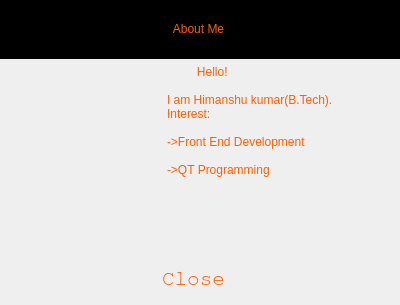
<?xml version="1.0" encoding="UTF-8"?>
<ui version="4.0">
 <class>About_Me</class>
 <widget class="QDialog" name="About_Me">
  <property name="geometry">
   <rect>
    <x>0</x>
    <y>0</y>
    <width>400</width>
    <height>305</height>
   </rect>
  </property>
  <property name="windowTitle">
   <string>About Me</string>
  </property>
  <property name="windowOpacity">
   <double>0.990000000000000</double>
  </property>
  <property name="styleSheet">
   <string notr="true">background-image:url(:/CSS-Background-Images-1-Red-and-Yellow.jpg)</string>
  </property>
  <widget class="QPushButton" name="pushButton">
   <property name="geometry">
    <rect>
     <x>133</x>
     <y>258</y>
     <width>121</width>
     <height>41</height>
    </rect>
   </property>
   <property name="font">
    <font>
     <family>FreeMono</family>
     <pointsize>16</pointsize>
    </font>
   </property>
   <property name="cursor">
    <cursorShape>OpenHandCursor</cursorShape>
   </property>
   <property name="styleSheet">
    <string notr="true">border:none;
color:rgb(255, 94, 0);
</string>
   </property>
   <property name="text">
    <string>Close</string>
   </property>
  </widget>
  <widget class="QPushButton" name="pushButton_2">
   <property name="geometry">
    <rect>
     <x>20</x>
     <y>70</y>
     <width>111</width>
     <height>181</height>
    </rect>
   </property>
   <property name="styleSheet">
    <string notr="true">position:absolute;
z-index:-33;
background:none;
border:none;
border-image:url(://imageedit_3_3506583437.jpg);
</string>
   </property>
   <property name="text">
    <string/>
   </property>
  </widget>
  <widget class="QPlainTextEdit" name="plainTextEdit">
   <property name="geometry">
    <rect>
     <x>163</x>
     <y>61</y>
     <width>231</width>
     <height>201</height>
    </rect>
   </property>
   <property name="styleSheet">
    <string notr="true">color:rgb(255, 94, 0);
qproperty-alignment: AlignCenter;
background:transparent;
font: 12pt &quot;FreeMono&quot;;
border:none;</string>
   </property>
   <property name="plainText">
    <string>         Hello!

I am Himanshu kumar(B.Tech).
Interest:

-&gt;Front End Development

-&gt;QT Programming</string>
   </property>
  </widget>
  <widget class="QPushButton" name="pushButton_3">
   <property name="geometry">
    <rect>
     <x>-7</x>
     <y>-2</y>
     <width>411</width>
     <height>61</height>
    </rect>
   </property>
   <property name="styleSheet">
    <string notr="true">background-color: rgb(0, 0, 0);
font: 75 40pt &quot;FreeMono&quot;;
color:rgb(255, 94, 0);
qproperty-alignment: AlignCenter;
border:none;</string>
   </property>
   <property name="text">
    <string>About Me</string>
   </property>
  </widget>
 </widget>
 <resources/>
 <connections>
  <connection>
   <sender>pushButton</sender>
   <signal>clicked()</signal>
   <receiver>About_Me</receiver>
   <slot>close()</slot>
   <hints>
    <hint type="sourcelabel">
     <x>188</x>
     <y>280</y>
    </hint>
    <hint type="destinationlabel">
     <x>110</x>
     <y>266</y>
    </hint>
   </hints>
  </connection>
 </connections>
</ui>
